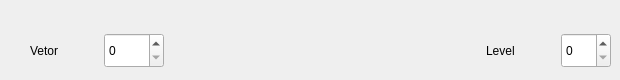
   <widget class="QWidget" name="tab_6">
    <attribute name="title">
     <string>Interrupts</string>
    </attribute>
    <widget class="QWidget" name="horizontalLayoutWidget">
     <property name="geometry">
      <rect>
       <x>30</x>
       <y>30</y>
       <width>581</width>
       <height>41</height>
      </rect>
     </property>
     <layout class="QHBoxLayout" name="horizontalLayout_25">
      <item>
       <widget class="QLabel" name="label_24">
        <property name="text">
         <string>Vetor</string>
        </property>
       </widget>
      </item>
      <item>
       <spacer name="horizontalSpacer_24">
        <property name="orientation">
         <enum>Qt::Horizontal</enum>
        </property>
        <property name="sizeType">
         <enum>QSizePolicy::Fixed</enum>
        </property>
        <property name="sizeHint" stdset="0">
         <size>
          <width>40</width>
          <height>20</height>
         </size>
        </property>
       </spacer>
      </item>
      <item>
       <widget class="QSpinBox" name="spinBox">
        <property name="minimumSize">
         <size>
          <width>60</width>
          <height>35</height>
         </size>
        </property>
       </widget>
      </item>
      <item>
       <spacer name="horizontalSpacer_23">
        <property name="orientation">
         <enum>Qt::Horizontal</enum>
        </property>
        <property name="sizeHint" stdset="0">
         <size>
          <width>40</width>
          <height>20</height>
         </size>
        </property>
       </spacer>
      </item>
      <item>
       <widget class="QLabel" name="label_23">
        <property name="text">
         <string>Level</string>
        </property>
       </widget>
      </item>
      <item>
       <spacer name="horizontalSpacer_25">
        <property name="orientation">
         <enum>Qt::Horizontal</enum>
        </property>
        <property name="sizeType">
         <enum>QSizePolicy::Fixed</enum>
        </property>
        <property name="sizeHint" stdset="0">
         <size>
          <width>40</width>
          <height>20</height>
         </size>
        </property>
       </spacer>
      </item>
      <item>
       <widget class="QSpinBox" name="spinBox_2">
        <property name="sizePolicy">
         <sizepolicy hsizetype="Fixed" vsizetype="Fixed">
          <horstretch>0</horstretch>
          <verstretch>0</verstretch>
         </sizepolicy>
        </property>
        <property name="minimumSize">
         <size>
          <width>50</width>
          <height>35</height>
         </size>
        </property>
       </widget>
      </item>
     </layout>
    </widget>
   </widget>
